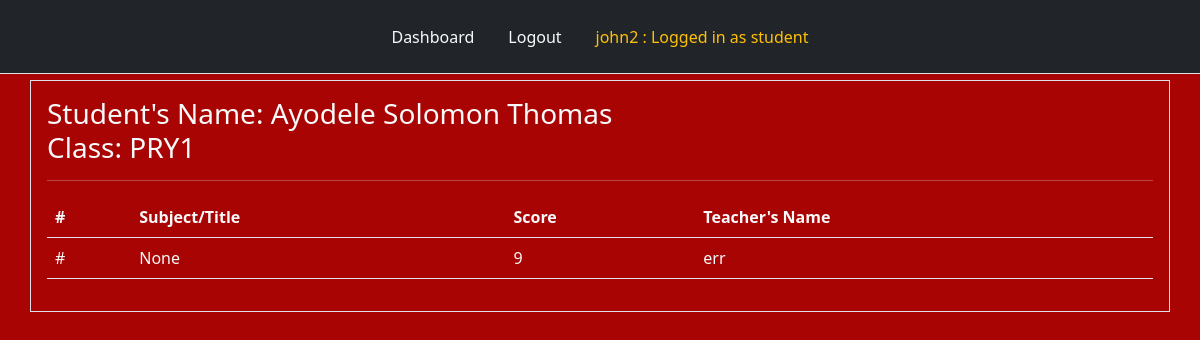
Page /results_student (signed in) on the committed database.
### tables this page shows
CREATE TABLE "students" (
	"id"	INTEGER,
	"name"	TEXT NOT NULL,
	"fullname"	TEXT NOT NULL,
	"password"	TEXT NOT NULL,
	"klass"	TEXT NOT NULL,
	PRIMARY KEY("id")
);

CREATE TABLE "completed" (
"id"INTEGER,
"student_name"TEXT NOT NULL,
"student_fullname"TEXT NOT NULL,
"klass"TEXT NOT NULL,
"test_id"INTEGER,
"title"TEXT NOT NULL,
"score"INTEGER,
"teacher_name"TEXT NOT NULL,
"teacher_fullname"TEXT NOT NULL,
PRIMARY KEY("id" AUTOINCREMENT)
);

### app.py (the view)
@app.route("/results_student", methods = ["POST", "GET"])
def results_student():
    user = get_current_user()
    db = connect_to_DB()
    klass = user[4]
    student_name = user[1]
    student_fullname = user[2]
    user_cursor = db.execute("SELECT * FROM completed WHERE student_name = ?", [student_name])
    results_student = user_cursor.fetchall()
    return render_template("results_student.html", user=user, results_student=results_student, klass=klass, student_fullname = student_fullname)

### app.py (called while the page is built)
@app.teardown_appcontext
def close_database(error):
    if hasattr(g, "app_database_db"):
        g.app_database_db.close()

def get_current_user():
    user_result = None
    if 'user' in session:
        user = session['user']
        db = getDatabase()
        student_cursor = db.execute("SELECT * FROM students WHERE name = ?", [user])
        student_result = student_cursor.fetchone()
        if student_result:
            user_result = student_result
        else:
            user_cursor = db.execute("SELECT * FROM users WHERE name = ?", [user])
            user_result = user_cursor.fetchone()
    return user_result

### database.py (called while the page is built)
def connect_to_DB():
    current_dir = os.path.dirname(os.path.abspath(__file__))
    db_file = os.path.join(current_dir, "app_database.db")
    sql = sqlite3.connect(db_file)
    sql.row_factory = sqlite3.Row
    return sql

def getDatabase():
    if not hasattr(g, "app_database_db"):
        g.app_database_db = connect_to_DB()
    return g.app_database_db

### templates/results_student.html (shortened to what this page needs)
{% from "nav.html" import links %}
<!doctype html>
<html lang="en">
  <head>
    <link href="https://cdn.jsdelivr.net/npm/bootstrap@5.2.3/dist/css/bootstrap.min.css" rel="stylesheet">
    <link rel="stylesheet" type="text/css" href="{{ url_for('static', filename = 'style.css') }}"
  </head>
  <body>
        <div class="header mb-2">
            {{ links(user) }}
        </div>
        <div class="question container border text-light p-3">
          <h3>
            Student's Name: {{ student_fullname }} <br> Class: {{ klass }}
          </h3>
          <hr style="color: white"/>
          <div class="list-group">
          {% if results_student %}
              <table class="table table-hover text-light">
                <thead>
                  <tr>
                    <th scope="col">#</th>
                    <th scope="col">Subject/Title</th>
                    <th scope="col">Score</th>
                    <th scope="col">Teacher's Name</th>
                  </tr>
                </thead>
                  {% for eachuser in results_student %}
                  <tbody>
                    <tr class="text-light">
                      <td>#</td>
                      <td>{{ eachuser['title'] }}</td>
                      <td>{{ eachuser['score'] }}</td>
                      <td>{{ eachuser['teacher_fullname'] }}</td>
                    </tr>
                  </tbody>
                  {% endfor %}
              </table>
          {% endif %}
          </div>
        </div>
  </body>
</html>

### templates/nav.html (shortened to what this page needs)
{% macro links(user) %}
<ul class="nav nav-tabs p-3 bg-dark justify-content-center position-fixed" style="top: 0; width: 100%; z-index: 9999;">
    {% if user %}
    <li class="nav-item">
        <a class="nav-link text-light" href="{{ url_for('dashboard') }}">Dashboard</a>
    </li>
    <li class="nav-item">
        <a class="nav-link text-light" href="{{ url_for('logout') }}">Logout</a>
    </li>
    {% endif %}
    {% if user %}
        <li class="nav-item">
            <a class="nav-link text-warning" href="{{ url_for('dashboard') }}">
                {{ user['name'] }} : Logged in as
                {% if user['klass'] in ["KG1", "KG2", "NUR1", "NUR2", "PRY1", "PRY2", "PRY3", "PRY4", "PRY5", "PRY6"] %}
                    student
                {% else %}
                    {{ user['role'] }}
                {% endif %}
            </a>
        </li>
    {% endif %}
</ul>
{% endmacro %}

### static/style.css (style rules this page uses)
body { background-color: rgb(168, 4, 4); margin-top: 80px; }

### rows in the picture
students: name "john2", fullname "Ayodele Solomon Thomas", klass "PRY1"
completed: title "None", score "9", teacher_fullname "err"
